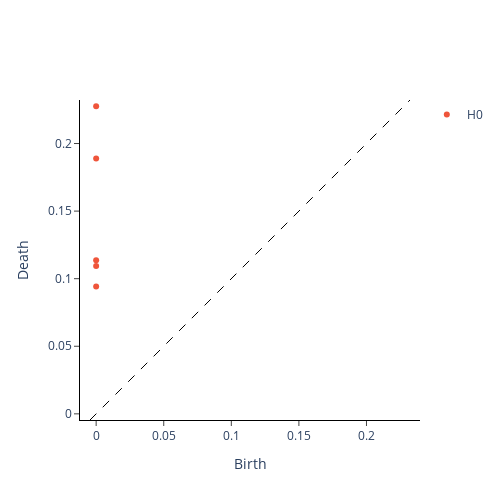

Here is the notebook cell this chart was saved with:
### Code cell
persistence.plot(X_transformed)

### Figure 1 — Plotly figure (JSON) as saved in the notebook; plotly's stock layout.template omitted (floating-point values rounded to 4 significant figures)
{"data": [{"hoverinfo": "none", "line": {"color": "black", "dash": "dash", "width": 1}, "mode": "lines", "showlegend": false, "type": "scatter", "x": [-0.004553, 0.2322], "y": [-0.004553, 0.2322]}, {"hoverinfo": "text", "hovertext": ["(0.0, 0.0941630239420902)", "(0.0, 0.10938327595891624)", "(0.0, 0.1136856742959556)", "(0.0, 0.18898191739115944)", "(0.0, 0.2276417794218089)"], "mode": "markers", "name": "H0", "type": "scatter", "x": [0.0, 0.0, 0.0, 0.0, 0.0], "y": [0.09416, 0.1094, 0.1137, 0.189, 0.2276]}, {"hoverinfo": "text", "hovertext": [], "mode": "markers", "name": "H1", "type": "scatter", "x": [], "y": []}], "layout": {"height": 500, "plot_bgcolor": "white", "width": 500, "xaxis": {"autorange": false, "exponentformat": "e", "linecolor": "black", "linewidth": 1, "mirror": false, "range": [-0.004553, 0.2322], "showexponent": "all", "showline": true, "side": "bottom", "ticks": "outside", "title": {"text": "Birth"}, "type": "linear", "zeroline": true}, "yaxis": {"autorange": false, "exponentformat": "e", "linecolor": "black", "linewidth": 1, "mirror": false, "range": [-0.004553, 0.2322], "scaleanchor": "x", "scaleratio": 1, "showexponent": "all", "showline": true, "side": "left", "ticks": "outside", "title": {"text": "Death"}, "type": "linear", "zeroline": true}}}
